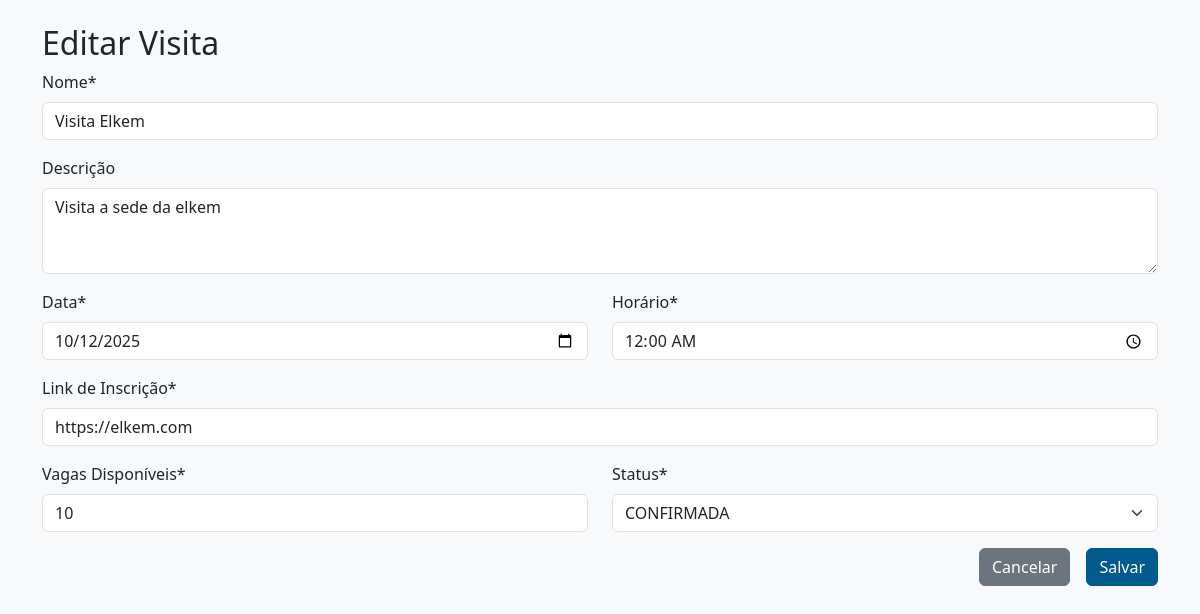
/admin/visitas/1/edit (signed in), run on the app's committed database.
### app/models/atividade.py (models this page shows)
class Visita(db.Model):
    __tablename__ = 'visita'
    id = db.Column(db.Integer, primary_key=True)
    nome = db.Column(db.String(100), nullable=False)
    descricao = db.Column(db.Text)
    data = db.Column(db.Date, nullable=False)
    horario = db.Column(db.Time, nullable=False)
    link_inscricao = db.Column(db.String(255), nullable=False)
    vagas_disponiveis = db.Column(db.Integer, nullable=False)
    status = db.Column(PgEnum(StatusEnum), nullable=False, default=StatusEnum.CONFIRMADA)

### app/routes/admin.py (the view, shortened to what this page needs)
@admin_bp.route('/visitas/<int:id>/edit', methods=['GET', 'POST'])
@login_required
@admin_required
def edit_visita(id):
    visita = Visita.query.get_or_404(id)
    status_options = [status.value for status in StatusEnum]
    return render_template('visitas/form.html', visita=visita, status_options=status_options)

### app/templates/visitas/form.html (shortened to what this page needs)
{% extends 'base.html' %}
{% block content %}
<div class="container mt-4">
    <h2>{% if visita %}Editar{% else %}Nova{% endif %} Visita</h2>
    <form method="POST">
        <div class="mb-3">
            <label for="nome" class="form-label">Nome*</label>
            <input type="text" class="form-control" id="nome" name="nome"
                   value="{{ visita.nome if visita }}" required>
        </div>
        <div class="mb-3">
            <label for="descricao" class="form-label">Descrição</label>
            <textarea class="form-control" id="descricao" name="descricao" rows="3">{{ visita.descricao if visita }}</textarea>
        </div>
        <div class="row mb-3">
            <div class="col-md-6">
                <label for="data" class="form-label">Data*</label>
                <input type="date" class="form-control" id="data" name="data"
                       value="{{ visita.data.strftime('%Y-%m-%d') if visita else '' }}" required>
            </div>
            <div class="col-md-6">
                <label for="horario" class="form-label">Horário*</label>
                <input type="time" class="form-control" id="horario" name="horario"
                       value="{{ visita.horario.strftime('%H:%M') if visita else '' }}" required>
            </div>
        </div>
        <div class="mb-3">
            <label for="link_inscricao" class="form-label">Link de Inscrição*</label>
            <input type="url" class="form-control" id="link_inscricao" name="link_inscricao"
                   value="{{ visita.link_inscricao if visita }}" required>
        </div>
        <div class="row mb-3">
            <div class="col-md-6">
                <label for="vagas_disponiveis" class="form-label">Vagas Disponíveis*</label>
                <input type="number" class="form-control" id="vagas_disponiveis" name="vagas_disponiveis"
                       value="{{ visita.vagas_disponiveis if visita else 20 }}" min="1" required>
            </div>
            <div class="col-md-6">
                <label for="status" class="form-label">Status*</label>
                <select class="form-select" id="status" name="status" required>
                    {% for status in status_options %}
                        <option value="{{ status }}" {% if visita and status == visita.status.value %}selected{% endif %}>
                            {{ status }}
                        </option>
                    {% endfor %}
                </select>
            </div>
        </div>
        <div class="d-grid gap-2 d-md-flex justify-content-md-end">
            <a href="{{ url_for('admin.list_visitas') }}" class="btn btn-secondary me-md-2">Cancelar</a>
            <button type="submit" class="btn btn-primary">Salvar</button>
        </div>
    </form>
</div>
{% endblock %}

### app/templates/base.html (style rules this page uses)
body { padding-inline: 1rem; overflow-x: hidden; }
:root { --connect-blue: #005A8D; }
.btn-primary { background-color: var(--connect-blue) !important; border-color: var(--connect-blue) !important; }
:root { --connect-blue: #005A8D; --connect-gray: #d9d9d9; }

### data on the page
Visita: nome "Visita Elkem", descricao "Visita a sede da elkem", data "10/12/2025", horario "00:00", link_inscricao "https://elkem.com", vagas_disponiveis "10", status "CONFIRMADA"
